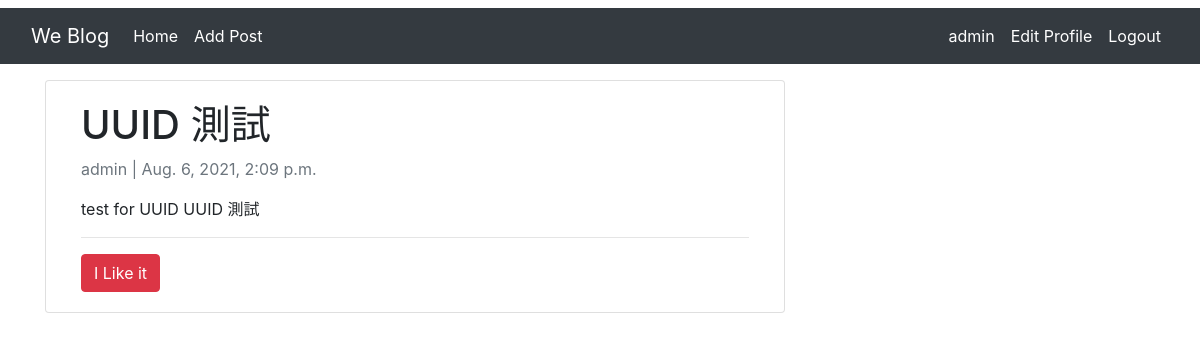
The page /blog/post/1/ (signed in) on the database its author committed.
### post/models.py (models this page shows, shortened)
class Post(models.Model):
    title = models.CharField(max_length=50, unique=True)
    uuid = models.UUIDField(default=uuid.uuid4, editable=False, unique=True)
    author = models.ForeignKey(
        User, on_delete=models.CASCADE, related_name="blog_posts"
    )
    updated_date = models.DateTimeField(auto_now=True)
    content = models.TextField()
    created_date = models.DateTimeField(auto_now_add=True)
    status = models.IntegerField(choices=STATUS, default=0)
    likes = models.ManyToManyField(User, related_name="blog_likes")
    class Meta:
        ordering = ["-created_date"]

### post/views.py (the view)
# urls.py: path("<int:pk>/", PostDetailView.as_view(), name="post-detail"),
class PostDetailView(DetailView):
    template_name = "post/post_detail.html"
    queryset = Post.objects.all()

### templates/post/post_detail.html (shortened to what this page needs)
{% extends 'base.html' %}
{% block content %}
    <div class="col-md-8 card mb-4  mt-3 left  top">
        <div class="card-body">
        <h1>{{ post.title }}</h1>
        <p class=" text-muted">{{ post.author }} | {{ post.created_date }}</p>
        <p class="card-text ">{{ post.content | safe }}</p>
        <hr>
        <form action="{% url 'like-post' post.pk %}" method="POST">
            {% if user in post.likes.all %}
                <button type="button" class="btn btn-danger">I Like it</button>
            {% endif %}
        </form>
        </div>
    </div>
{% endblock %}

### templates/navbar.html (shortened to what this page needs)
<nav class="navbar navbar-expand-lg navbar-dark bg-dark">
    <div class="container-fluid">
      <a class="navbar-brand" href="{% url 'post-list' %}">We Blog</a>
      <div class="collapse navbar-collapse" id="navbarSupportedContent">
        <ul class="navbar-nav mr-auto">
            {% if user.is_authenticated %}
                <li class="nav-item">
                    <a class="nav-link active" aria-current="page" href="{% url 'post-list' %}">Home</a>
                </li>
                <li class="nav-item">
                    <a class="nav-link active" aria-current="page" href="{% url 'post-create' %}">Add Post</a>
                </li>
            {% else %}
                <li class="nav-item">
                    <a class="nav-link active" aria-current="page" href="{% url 'post-list' %}">Home</a>
                </li>
            {% endif %}
        </ul>
        <ul class="navbar-nav ml-auto">
            {% if user.is_authenticated %}
                <li class="nav-item">
                    <a class="nav-link active" aria-current="page" href="{% url 'user-profile' user.pk %}">{{ user.username }}</a>
                </li>
                <li class="nav-item">
                    <a class="nav-link active" aria-current="page" href="{% url 'edit-profile' %}">Edit Profile</a>
                </li>
                <li class="nav-item">
                    <a class="nav-link active" aria-current="page" href="{% url 'logout' %}">Logout</a>
                </li>
            {% endif %}
        </ul>
      </div>
    </div>
  </nav>

### rows shown on the page
Post: title "UUID 測試", author "admin", created_date "Aug. 6, 2021, 2:09 p.m.", content "test for UUID UUID 測試"

### other values the page prints
{{ user.username }} "admin"
